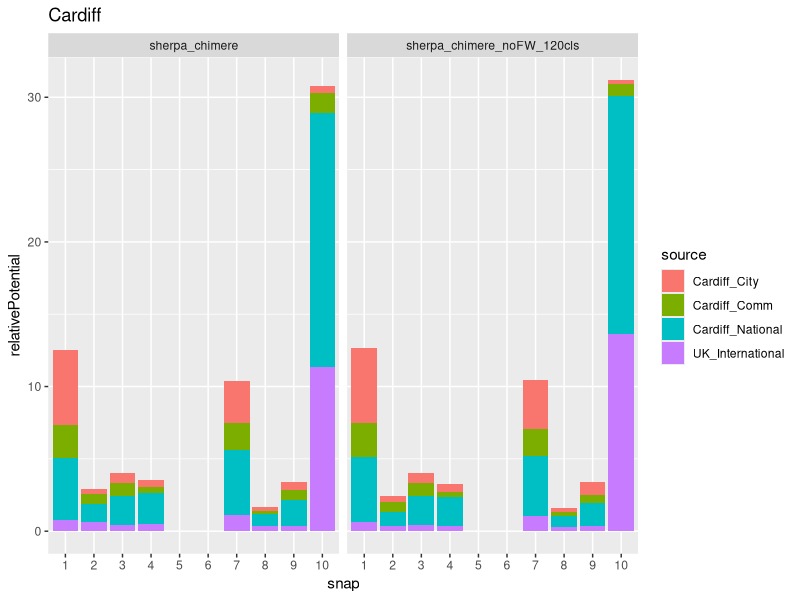
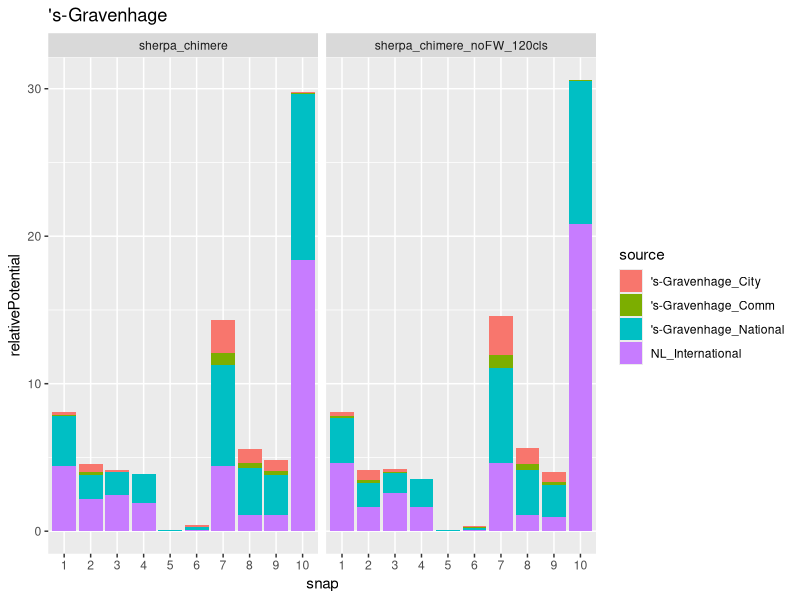
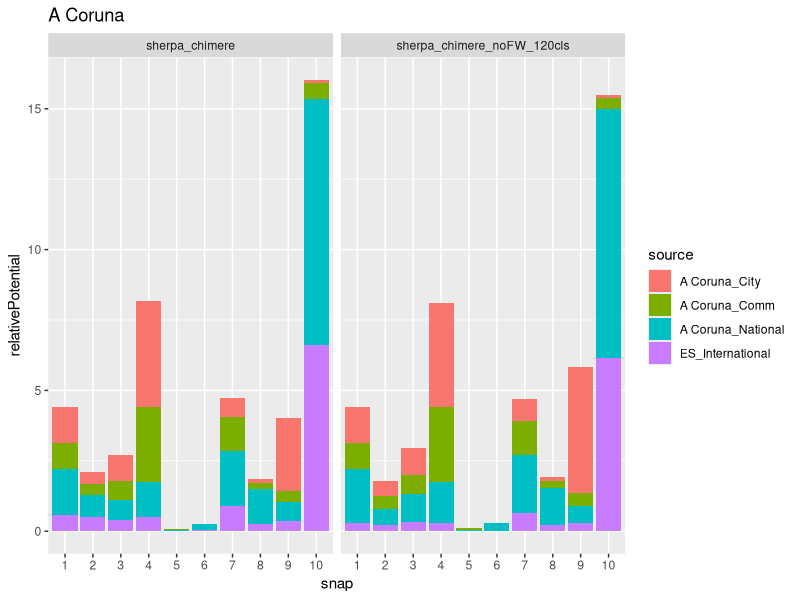
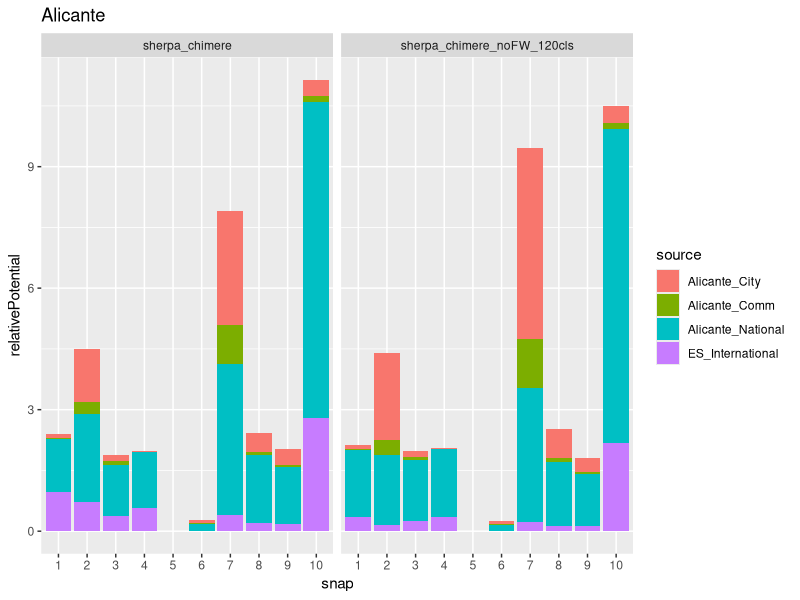
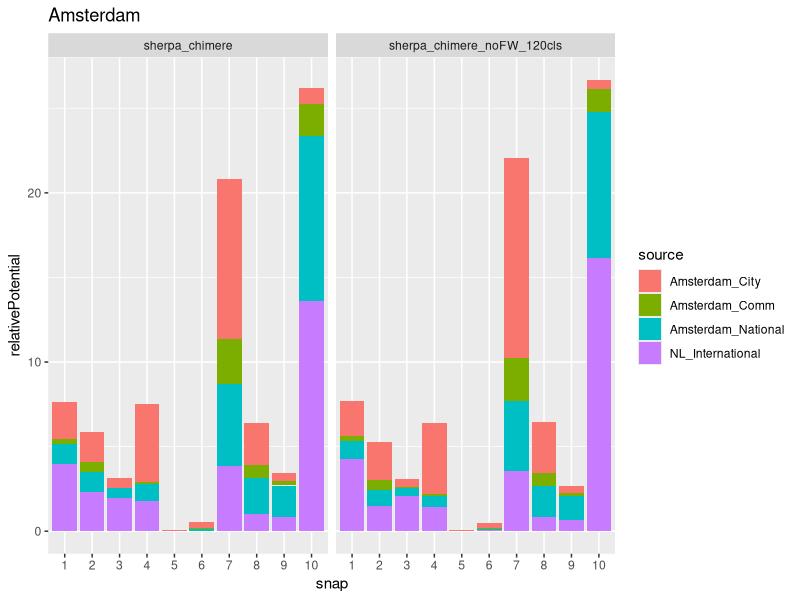
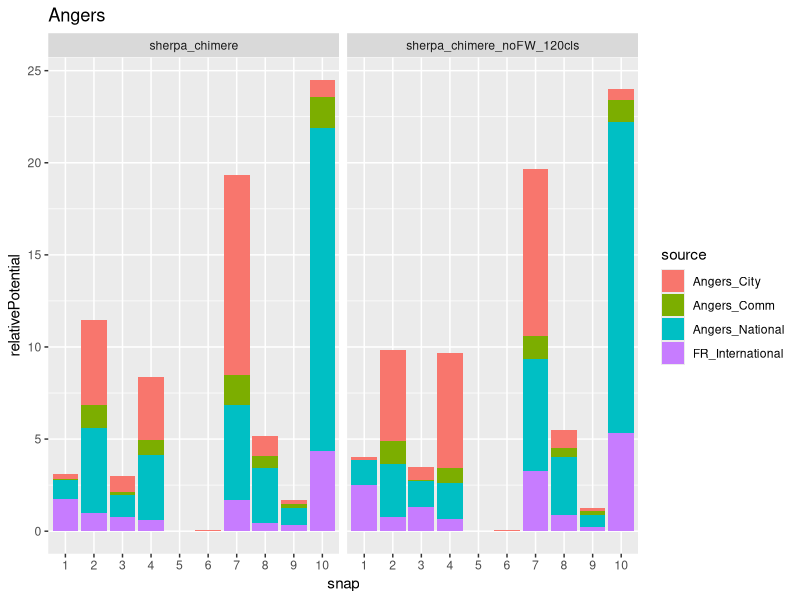
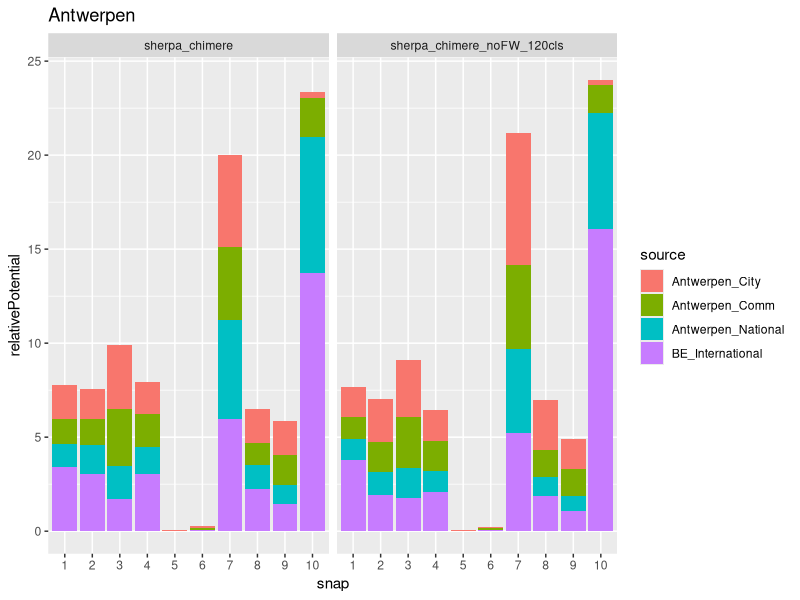
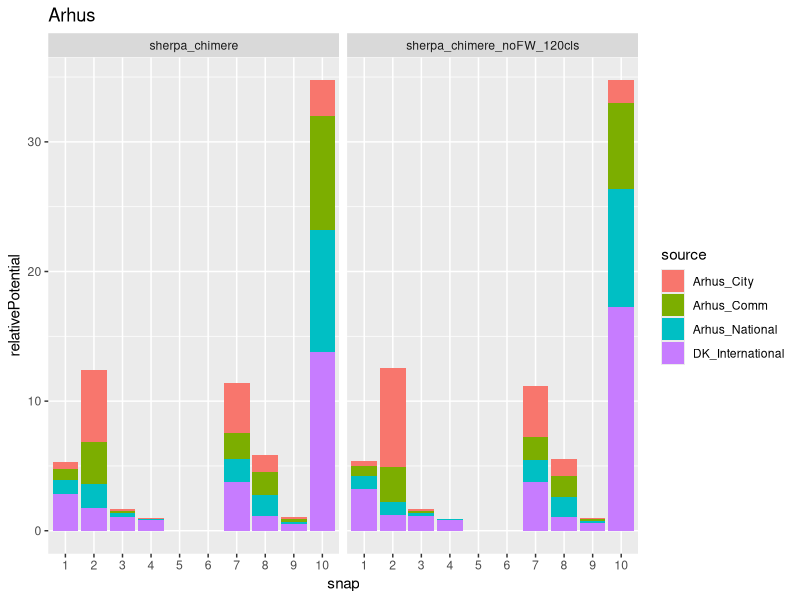

Reproduce these figures in R, in order. (Note: this script raises an error after producing the figures.)
library(tidyverse)

setwd('D:/WORK/projects/1_urbIam/1_CODE_MATLAB/SHERPA/SHERPA-GITHUB/resAtlas/20171215_perSNAP_perPrec_aggAreas')

#read file with results
#sherpaAtlas is the case used in the Atlas
#sherpa120cls is the new case to be included in the Feb18 Sherpa
sherpaAtlas <- read_csv2("20171215_sherpa_chimere_PM25_perSNAP_perPrec_aggAreas.txt", 
                           skip = 5)
sherpaAtlas$relative_potential <- as.numeric(sherpaAtlas$relative_potential)
sherpaAtlas$snap <- as.factor(sherpaAtlas$snap)

sherpa120cls <- read_csv2("20171219_sherpa_chimere_noFW_120cls_PM25_perSNAP_perPrec_aggAreas.txt", 
                         skip = 5)
sherpa120cls$relative_potential <- as.numeric(sherpa120cls$relative_potential)
sherpa120cls$snap <- as.factor(sherpa120cls$snap)

#concatenate results
sherpaFinalResults <- rbind(sherpaAtlas, sherpa120cls)

#loop over cities
for (city in unique(sherpaFinalResults$target)) {
  print(paste0('processing ',city))
  #select useful columns, filter per city, group and summarize per source-snap, ggplot
  sherpaFinalResults %>%
    select(model, target, source, snap, precursor, relative_potential) %>%
    filter(target==city) %>%
    group_by(model, source, snap) %>%
    summarise(relativePotential=sum(relative_potential)) %>%
    ggplot(aes(fill=source, y=relativePotential, x=snap)) + 
    geom_bar(stat='identity') +
    facet_grid( ~ model) +
    labs(title=city) 

  ggsave(paste('./OUTPUT/comparingSRR_atlas_vs_120cells_',city,'.png'))  
}

